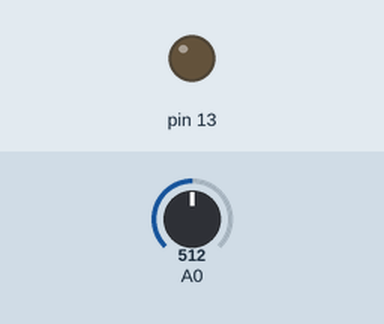
A sketch run on a simulated Arduino Leonardo, built with avr-gcc and run on an emulated ATmega32U4. On the bench: output pins drawn as LEDs (lit = HIGH). The test bench sets the inputs (shaded band); at power-on: A0 = 512. USB keyboard and mouse output is not drawn.

Above: at 1.2 s.
1.3 s: A0 set to 497
At 2.5 s:
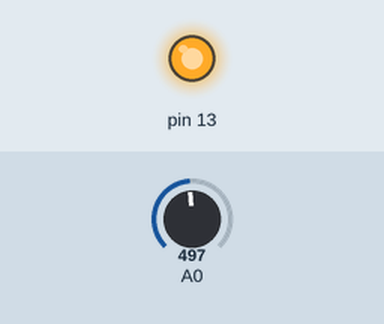
2.8 s: A0 set to 716
At 3.5 s:
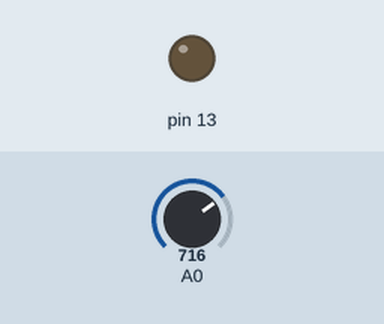
4.3 s: A0 set to 306
At 5.0 s:
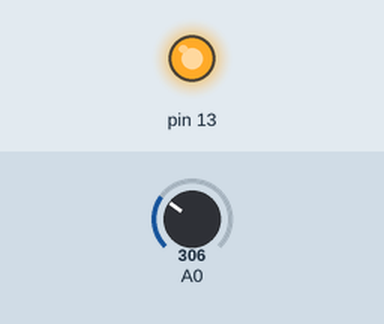
Timing chart, 0 to 7.3 s (numbered marks = the images above; inputs shaded):
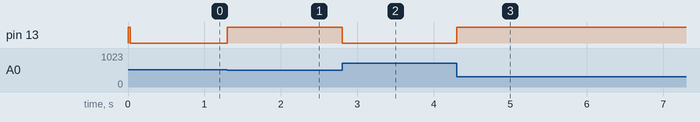

The sketch:

quit_vim.ino
```cpp
// (licence header left out)
#include <Keyboard.h>
#include "LowPassFilter.hpp"

#define NORMAL // define DEBUG for development or NORMAL for production

constexpr int threshold = 1023 / 2; // set threshold as a constant expression, calculated at compile time.
int raw_value = 0;
int filtered_value = 0;
bool is_button_pressed = false;
bool keystroke_sent = false;
LowPassFilter lpf(1, 0.007);

void check_state_and_send_shortcut(){
  if (is_button_pressed && !keystroke_sent){
    // send escape key to access VIM command line
    Keyboard.write(KEY_ESC);
    // send quit VIM keystroke sequence
    Keyboard.write(':');
    Keyboard.write('q');
    Keyboard.write('!');
    Keyboard.releaseAll();
    // press and release enter key to execute VIM command
    Keyboard.write(KEY_RETURN);
    keystroke_sent = true;
  }
  Keyboard.end();
}

void turn_on_light(){
  digitalWrite(13, HIGH);
}

void turn_off_light(){
  digitalWrite(13, LOW);
}

void setup() {
  #ifdef DEBUG
    Serial.begin(115200);
  #endif
  pinMode(13, OUTPUT);
  pinMode(A0, INPUT_PULLUP);
  Keyboard.begin();
}

void loop() {
  raw_value = analogRead(A0);
  filtered_value = lpf.update(raw_value);
  #ifdef DEBUG
    Serial.print("raw value is: ");
    Serial.print(raw_value);
    Serial.print(" | filtered value is: ");
    Serial.print(filtered_value);
    Serial.println();
  #endif
  if ( filtered_value < threshold) {
    is_button_pressed = true;
    turn_on_light();
  }
  else {
    is_button_pressed = false;
    keystroke_sent = false;
    turn_off_light();
  }
  #ifdef NORMAL
    check_state_and_send_shortcut();
  #endif
}
```

LowPassFilter.cpp
```cpp
#include "LowPassFilter.hpp"
#include <math.h>

#define ERROR_CHECK (false)

#if ERROR_CHECK
#include <iostream>
#endif

LowPassFilter::LowPassFilter():
  output(0),
  ePow(0){}

LowPassFilter::LowPassFilter(float iCutOffFrequency, float iDeltaTime):
  output(0),
  ePow(1-exp(-iDeltaTime * 2 * PI * iCutOffFrequency))
{
  #if ERROR_CHECK
  if (iDeltaTime <= 0){
    std::cout << "Warning: A LowPassFilter instance has been configured with 0 s as delta time.";
    ePow = 0;
  }
  if(iCutOffFrequency <= 0){
    std::cout << "Warning: A LowPassFilter instance has been configured with 0 Hz as cut-off frequency.";
    ePow = 0;
  }
  #endif
}

float LowPassFilter::update(float input){
  return output += (input - output) * ePow;
}

float LowPassFilter::update(float input, float deltaTime, float cutoffFrequency){
  reconfigureFilter(deltaTime, cutoffFrequency); //Changes ePow accordingly.
  return output += (input - output) * ePow;
}

void LowPassFilter::reconfigureFilter(float deltaTime, float cutoffFrequency){
  #if ERROR_CHECK
  if (deltaTime <= 0){
    ePow = 0;
  }
  if(cutoffFrequency <= 0){
    ePow = 0;
  }
  #endif
  ePow = 1-exp(-deltaTime * 2 * PI * cutoffFrequency);
}
```

LowPassFilter.hpp
```cpp
#ifndef _LowPassFilter_hpp_
#define _LowPassFilter_hpp_

#include <math.h>
#include <Arduino.h>

class LowPassFilter{
public:
  //constructors
  LowPassFilter();
  LowPassFilter(float iCutOffFrequency, float iDeltaTime);
  //functions
  float update(float input);
  float update(float input, float deltaTime, float cutoffFrequency);
  //get and configure funtions
  float getOutput() const{return output;}
  void reconfigureFilter(float deltaTime, float cutoffFrequency);
private:
  float output;
  float ePow;
};

#endif //_LowPassFilter_hpp_
```

Measured:
- the behaviour switches between 511 and 510 on A0 (found by bisection; images 0 and 1)
- after the input at 1.3 s, pin 13: LOW → HIGH at once
- after the input at 2.8 s, pin 13: HIGH → LOW at once
- after the input at 4.3 s, pin 13: LOW → HIGH at once
